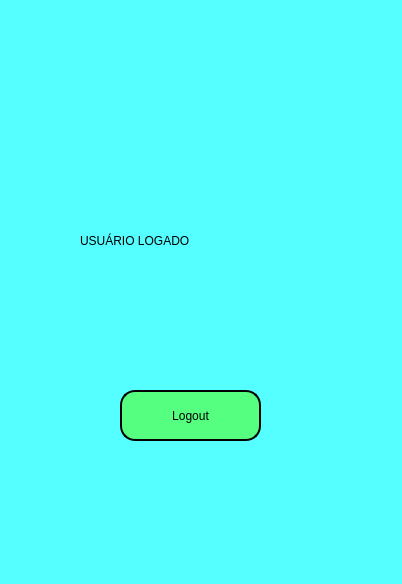
<?xml version="1.0" encoding="UTF-8"?>
<ui version="4.0">
 <class>Dialog</class>
 <widget class="QDialog" name="Dialog">
  <property name="geometry">
   <rect>
    <x>0</x>
    <y>0</y>
    <width>402</width>
    <height>584</height>
   </rect>
  </property>
  <property name="windowTitle">
   <string>Dialog</string>
  </property>
  <property name="styleSheet">
   <string notr="true">background-color: rgb(85, 255, 255);</string>
  </property>
  <widget class="QLabel" name="label">
   <property name="geometry">
    <rect>
     <x>80</x>
     <y>200</y>
     <width>301</width>
     <height>81</height>
    </rect>
   </property>
   <property name="styleSheet">
    <string notr="true">font: 75 18pt &quot;News706 BT&quot;;</string>
   </property>
   <property name="text">
    <string>USUÁRIO LOGADO</string>
   </property>
  </widget>
  <widget class="QPushButton" name="pushButton">
   <property name="geometry">
    <rect>
     <x>120</x>
     <y>390</y>
     <width>141</width>
     <height>51</height>
    </rect>
   </property>
   <property name="styleSheet">
    <string notr="true">color: rgb(0, 0, 0);
background-color: rgb(85, 255, 127);
font: 10pt &quot;MS Shell Dlg 2&quot;;
border-radius: 15%;
border-style:outset;
border-width:2px;
border-color: rgb(0, 0, 0);
</string>
   </property>
   <property name="text">
    <string>Logout</string>
   </property>
  </widget>
 </widget>
 <resources/>
 <connections/>
</ui>
